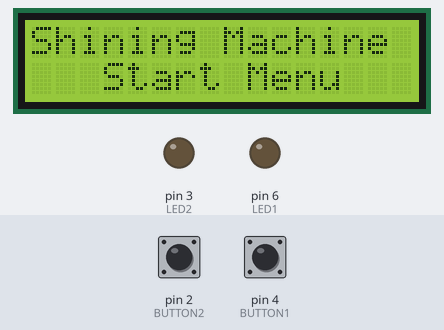
A sketch run on a simulated Arduino Uno, built with avr-gcc and run on an emulated ATmega328P. On the bench: 16×2 character LCD, output pins drawn as LEDs (lit = HIGH). Dashed ring = blinking. The inputs (shaded band) are chosen by the test bench; at power-on: pin 4 (BUTTON1) HIGH, pin 2 (BUTTON2) HIGH.

Above: at 1.2 s.
1.3 s: pin 4 (BUTTON1) pulled LOW for 1 s
At 2.9 s:
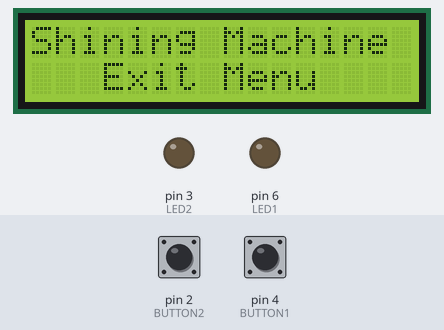
4.6 s: pin 4 (BUTTON1) pulled LOW for 0.15 s
At 5.4 s:
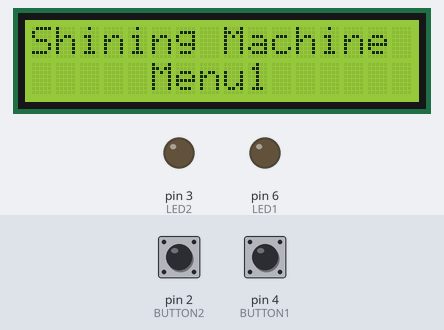
6.3 s: pin 2 (BUTTON2) pulled LOW for 0.15 s
At 7.3 s:
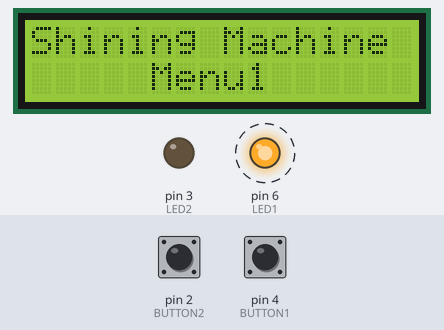
Timing chart, 0 to 15.4 s (numbered marks = the images above; inputs shaded):
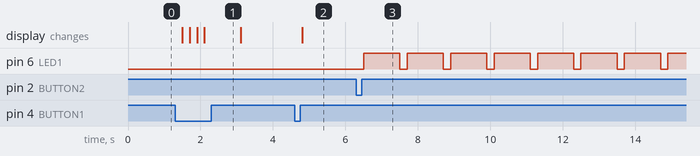

Measured:
- after the input at 1.3 s, the display: first changes after 0.20 s (image 1 shows a later state)
- after the input at 4.6 s, the display: changes after 0.21 s (image 2)
- after the input at 6.3 s, pin 6 (LED1): alternates HIGH for 1.0 s and LOW for 0.20 s, starting after 0.20 s

The sketch:

Shining_machine.ino
```cpp
  /*******************************************************************************
   * Project  : Shining machine                                                  *
   * Compiler : Arduino 1.5.5-r2                                                 *
   * Board    : Arduino UNO                                                      *
   * Shield   : -                                                                *
   * Module   : -                                                                *
   * Material : LCD 16x2                                                         *
   *          : 2 button and 2 l                                                 *
   * Author   : Bavensky :3                                                      *
   * E-Mail   : Aphirak_Sang-ngenchai@hotmail.com                                *
   * Date     : 07/06/2014 [dd/mm/yyyy]                                          *
   *******************************************************************************/
  /*
  Tharit : มีโปรเจ็ค ให้เขียน กำลัง จะขอเงิน เป็นเครื่อง ฉายแสงใส่ สารอุดฟัน

  มีจอ LCD 1 อัน มี ปุ่มกด 2 ปุ่ม ปุ่มเลื่ิอนเมนู ปุ่ม โอเค
  แสงที่ว่า คือ แสง  LED สีฟ้า ครูมีโมดูล พร้อมชุดไดรฟ์

  เมนูที่ 1 คือ ให้ LED ยิงแสงออกมา ครั้งละ 5 วินาที 15 ครั้ง
  เมนูที่ 2 คือ LED ยิงแสงออกมาตลอด แต่ค่อย ๆ สว่างขึ้นจนเต็มที่ ใช้เวลาประมาณ 18 วินาที
  เมนูที่ 3 คือ กด โอเคกำ ยิงกำ
   */

   #include <LiquidCrystal.h>

   #define RS  12
   #define EN  11
   #define D4  10
   #define D5  8
   #define D6  9
   #define D7  7

   #define BUTTON1  4
   #define BUTTON2  2

   #define LED1  6
   #define LED2  3

   #define DEBOUNCE 200
   #define DELAY 2000

   LiquidCrystal lcd(RS, EN, D4, D5, D6, D7);

   String message[] = { "Shining Machine ",
                        "   Start Menu   ",
                        "     Menu1      ",
                        "     Menu2      ",
                        "     Menu3      ",
                        "   Exit Menu    "};

   int button1=0, button2=0;
   int a=0, b=0, c=0, d=0;

   void setup()
   {
     pinMode(LED1, OUTPUT);
     pinMode(LED2, OUTPUT);

     Serial.begin(9600);
     lcd.begin(16, 2);

     lcd.home();
     lcd.print(message[0]);
   }

   void loop()
   {
     lcd.setCursor(0, 1);
     lcd.print(message[1]);

     button1 = digitalRead(BUTTON1);
     if(button1==0)
     {
       delay(DEBOUNCE);
       a=1;
     }

     while(a==1)
     {
       lcd.setCursor(0, 1);
       lcd.print(message[2]);

       button1 = digitalRead(BUTTON1);
       button2 = digitalRead(BUTTON2);
       if(button1 == 0)
       {
         delay(DEBOUNCE);
         a=2;
       }
       if(button2 == 0)
       {
         delay(DEBOUNCE);
         for(int lo=0; lo<15; lo++)
         {
           digitalWrite(LED1, HIGH);
           delay(1000);  //  ติด 5 วินาที
           digitalWrite(LED1, LOW);
           delay(200);
         }
       }
     }

     while(a==2)
     {
       lcd.setCursor(0,1);
       lcd.print(message[3]);

       button1 = digitalRead(BUTTON1);
       button2 = digitalRead(BUTTON2);
       if(button1 == 0)
       {
         delay(DEBOUNCE);
         analogWrite(LED1, LOW);
         a=3;
       }
       if(button2 == 0)
       {
         delay(DEBOUNCE);
         for(int fadeValue = 0 ; fadeValue <= 255; fadeValue +=5)
         {
           analogWrite(LED1, fadeValue);
           delay(300);
         }
       }
     }

     while(a==3)
     {
       lcd.setCursor(0,1);
       lcd.print(message[4]);
       button1 = digitalRead(BUTTON1);
       button2 = digitalRead(BUTTON2);
       if(button1 == 0)
       {
         delay(DEBOUNCE);
         lcd.setCursor(0, 1);
         lcd.print(message[5]);
         delay(1000);
         a=0;
       }
       if(button2 == 0)
       {
         digitalWrite(LED2, HIGH);
       }
       if(button2 == 1)
       {
         digitalWrite(LED2, LOW);
       }
     }
   }
```
